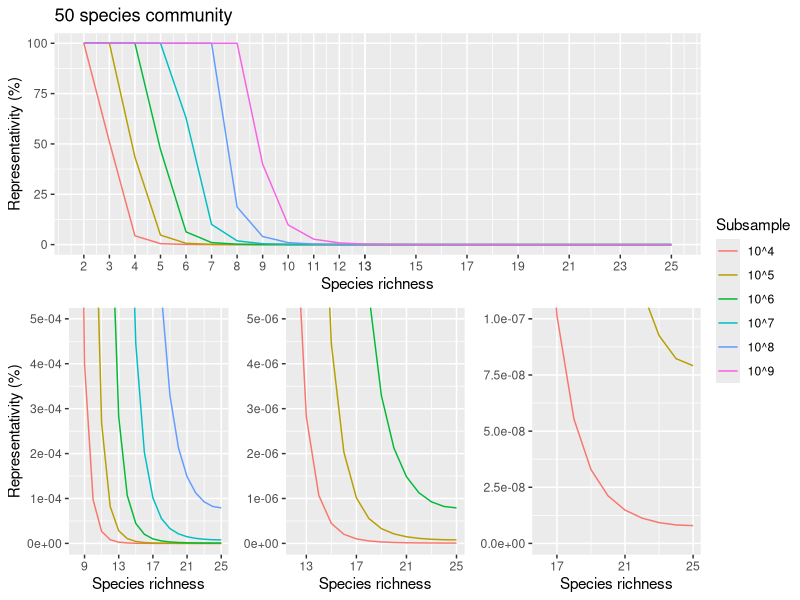
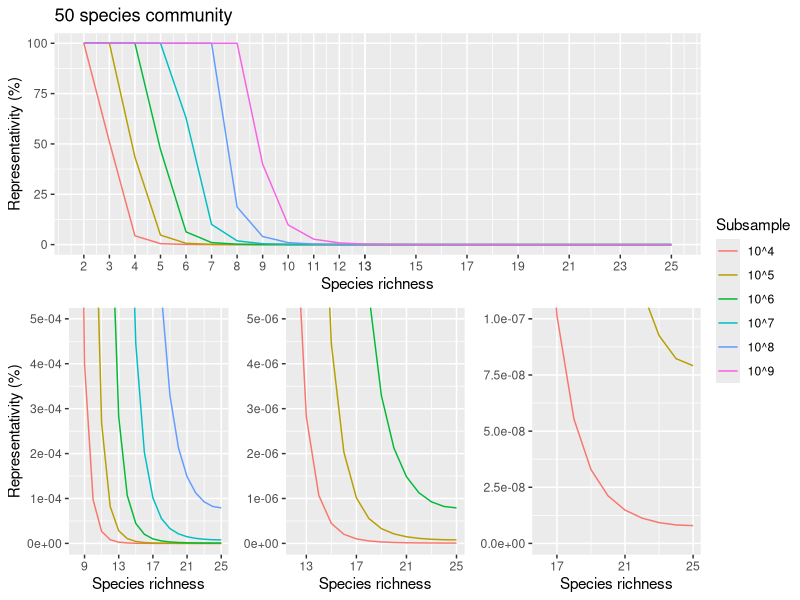

Write R code to recreate these figures, in order.
# representativity of the number of combinations selected

n_spp <- 50
div <- seq(from = 2, to = n_spp/2, by = 1)

combi <- NULL

for (i in 1:length(div)){
  combi <- c(combi, choose(n_spp, div[i]))
}

s_10_4 <- (10^4 / combi) * 100
n_subsample <- rep("10^4", length(s_10_4))
s_10_5 <- (10^5 / combi) * 100
n_subsample <- c(n_subsample, rep("10^5", length(s_10_4)))
s_10_6 <- (10^6 / combi) * 100
n_subsample <- c(n_subsample, rep("10^6", length(s_10_4)))
s_10_7 <- (10^7 / combi) * 100
n_subsample <- c(n_subsample, rep("10^7", length(s_10_4)))
s_10_8 <- (10^8 / combi) * 100
n_subsample <- c(n_subsample, rep("10^8", length(s_10_4)))
s_10_9 <- (10^9 / combi) * 100
n_subsample <- c(n_subsample, rep("10^9", length(s_10_4)))

per_s <- c(s_10_4, s_10_5, s_10_6, s_10_7, s_10_8, s_10_9)

repre <- data.frame("richness" = rep(div, 6), n_subsample, per_s)

for (j in 1:nrow(repre)){
  if (repre$per_s[j] > 100){
    repre$per_s[j] <- 100
  }
}

library(ggplot2)

full <- ggplot(data = repre, aes(x = richness, y = per_s, colour = n_subsample)) + geom_line() +
  scale_x_continuous(name = "Species richness", breaks = c(seq(2, 13, 1), seq(13, 25, 2))) +
  ggtitle("50 species community") +
  scale_y_continuous(name = "Representativity (%)") + labs(colour = "Subsample") + theme_grey()

limited1 <- ggplot(data = repre, aes(x = richness, y = per_s, colour = n_subsample)) + geom_line() +
  scale_x_continuous(name = "Species richness", breaks = seq(9, 25, 4)) +
  scale_y_continuous(name = "Representativity (%)") + labs(colour = "Subsample") + theme_grey() +
  coord_cartesian(xlim = c(8, 25), ylim = c(0, 0.0005)) + theme(legend.position = "none")

limited2 <- ggplot(data = repre, aes(x = richness, y = per_s, colour = n_subsample)) + geom_line() +
    scale_x_continuous(name = "Species richness", breaks = seq(13, 25, 4)) +
    scale_y_continuous(name = NULL) + labs(colour = "Subsample") + theme_grey() +
    coord_cartesian(xlim = c(12, 25), ylim = c(0, 0.000005)) + theme(legend.position = "none")

limited3 <- ggplot(data = repre, aes(x = richness, y = per_s, colour = n_subsample)) + geom_line() +
    scale_x_continuous(name = "Species richness", breaks = seq(17, 25, 4)) +
    scale_y_continuous(name = NULL) + labs(colour = "Subsample") + theme_grey() +
    coord_cartesian(xlim = c(16, 25), ylim = c(0, 0.0000001)) + theme(legend.position = "none")

library(ggpubr)

ggarrange(full, ggarrange(limited1, limited2, limited3, ncol = 3),
          ncol = 1, nrow = 2, common.legend = TRUE, legend = "right")
ggsave("figures/representativity.png", width = 6.5, height = 6.5, dpi = 320)



